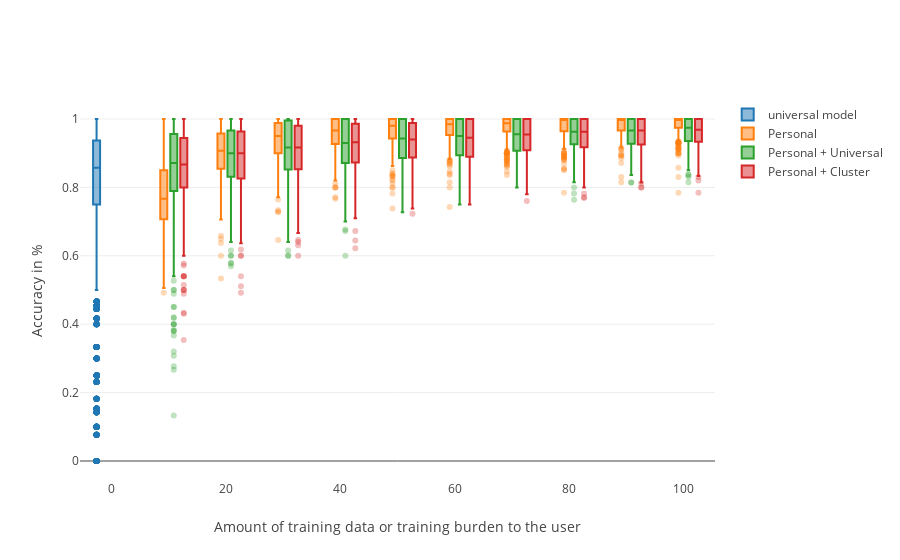

Here is the notebook cell this chart was saved with:
### Code cell
viz.set_data(version="1")
fig = viz.accuracy_means_by_training_size()
iplot(fig)

### Figure 1 — Plotly figure (JSON) as saved in the notebook; plotly's stock layout.template omitted (floating-point values rounded to 4 significant figures; data arrays with more than 128 entries replaced by an {"elided": "..."} marker saying what was removed)
{"data": [{"name": "universal model", "type": "box", "x": {"elided": "3600 int values"}, "y": {"elided": "3600 float values"}}, {"marker": {"opacity": 0.3}, "name": "Personal", "type": "box", "x": {"elided": "3600 int values"}, "y": {"elided": "3600 float values"}}, {"marker": {"opacity": 0.3}, "name": "Personal + Universal", "type": "box", "x": {"elided": "3600 int values"}, "y": {"elided": "3600 float values"}}, {"marker": {"opacity": 0.3}, "name": "Personal + Cluster", "type": "box", "x": {"elided": "3600 int values"}, "y": {"elided": "3600 float values"}}], "layout": {"boxmode": "group", "showlegend": true, "xaxis": {"title": "Amount of training data or training burden to the user"}, "yaxis": {"title": "Accuracy in %"}}}
